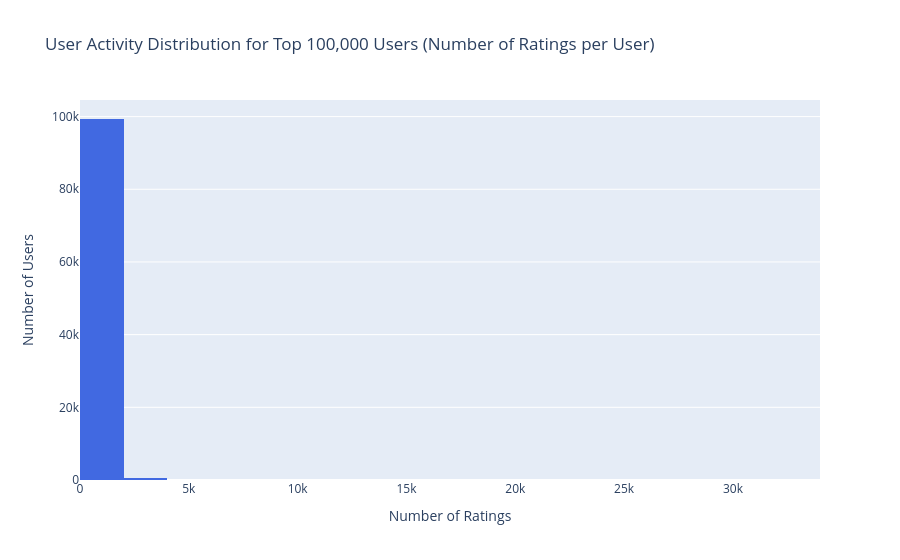

The notebook cell saved with this chart:
### Code cell
fig= px.histogram(ratings_user_count, x='num_ratings_user', nbins=30,
                  title='User Activity Distribution for Top 100,000 Users (Number of Ratings per User)',labels={'num_ratings_user':'Number of Ratings'}, color_discrete_sequence=['royalblue'])
fig.update_yaxes(title_text='Number of Users')

fig.show()

### Figure 1 — Plotly figure (JSON) as saved in the notebook; plotly's stock layout.template omitted (floating-point values rounded to 4 significant figures; data arrays with more than 128 entries replaced by an {"elided": "..."} marker saying what was removed)
{"data": [{"bingroup": "x", "hovertemplate": "Number of Ratings=%{x}<br>count=%{y}<extra></extra>", "legendgroup": "", "marker": {"color": "royalblue", "pattern": {"shape": ""}}, "name": "", "nbinsx": 30, "orientation": "v", "showlegend": false, "type": "histogram", "x": {"elided": "100000 int values"}, "xaxis": "x", "yaxis": "y"}], "layout": {"barmode": "relative", "legend": {"tracegroupgap": 0}, "title": {"text": "User Activity Distribution for Top 100,000 Users (Number of Ratings per User)"}, "xaxis": {"anchor": "y", "domain": [0, 1], "title": {"text": "Number of Ratings"}}, "yaxis": {"anchor": "x", "domain": [0, 1], "title": {"text": "Number of Users"}}}}
